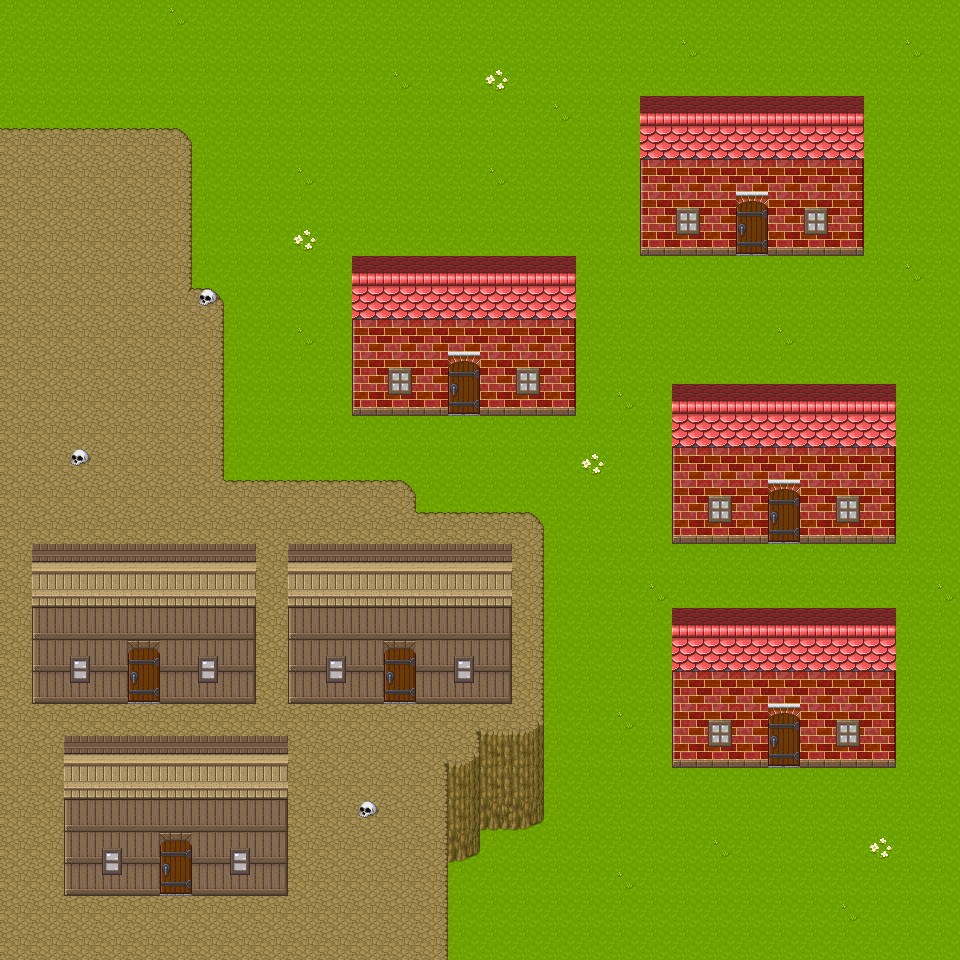

A level layout from a 2D game, rendered from its tile map. Below: a short description, then the map file with tile-grid data replaced by summaries:
An orthogonal 30x30 tile map with 32x32 px tiles, 9 tile layers (Ground, Beach, Riser, Flowers, ...).

<map version="1.5" tiledversion="1.7.2" orientation="orthogonal" renderorder="right-down" width="30" height="30" tilewidth="32" tileheight="32" infinite="0" nextlayerid="11" nextobjectid="1">
 <tileset firstgid="1" name="Base" tilewidth="32" tileheight="32" tilecount="1064" columns="8">
  <image source="Tilesets/Base.png" width="256" height="4256" />
 </tileset>
 <layer id="1" name="Ground" width="30" height="30">
  <data>[900 cells, 900 non-empty, 1 distinct tile ids]</data>
 </layer>
 <layer id="2" name="Beach" width="30" height="30">
  <data>[900 cells, 0 non-empty, 0 distinct tile ids]</data>
 </layer>
 <layer id="3" name="Riser" width="30" height="30">
  <data>[900 cells, 312 non-empty, 12 distinct tile ids]</data>
 </layer>
 <layer id="4" name="Flowers" width="30" height="30">
  <data>[900 cells, 21 non-empty, 2 distinct tile ids]</data>
 </layer>
 <layer id="5" name="Buildings" width="30" height="30">
  <data>[900 cells, 245 non-empty, 18 distinct tile ids]</data>
 </layer>
 <layer id="6" name="Building Props" width="30" height="30">
  <data>[900 cells, 28 non-empty, 4 distinct tile ids]</data>
 </layer>
 <layer id="8" name="Door" width="30" height="30">
  <data>[900 cells, 14 non-empty, 2 distinct tile ids]</data>
 </layer>
 <layer id="9" name="Door 2" width="30" height="30">
  <data>[900 cells, 7 non-empty, 2 distinct tile ids]</data>
 </layer>
 <layer id="10" name="Props" width="30" height="30">
  <data>[900 cells, 3 non-empty, 1 distinct tile ids]</data>
 </layer>
</map>
